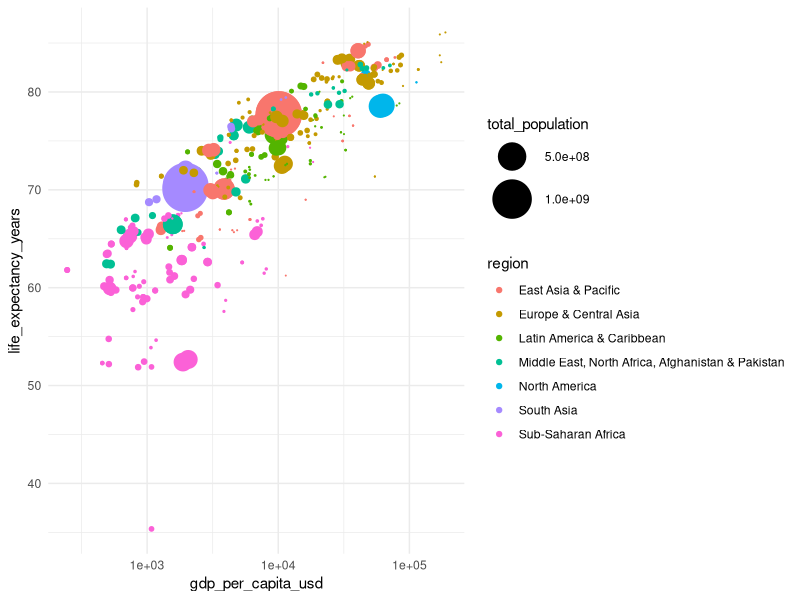
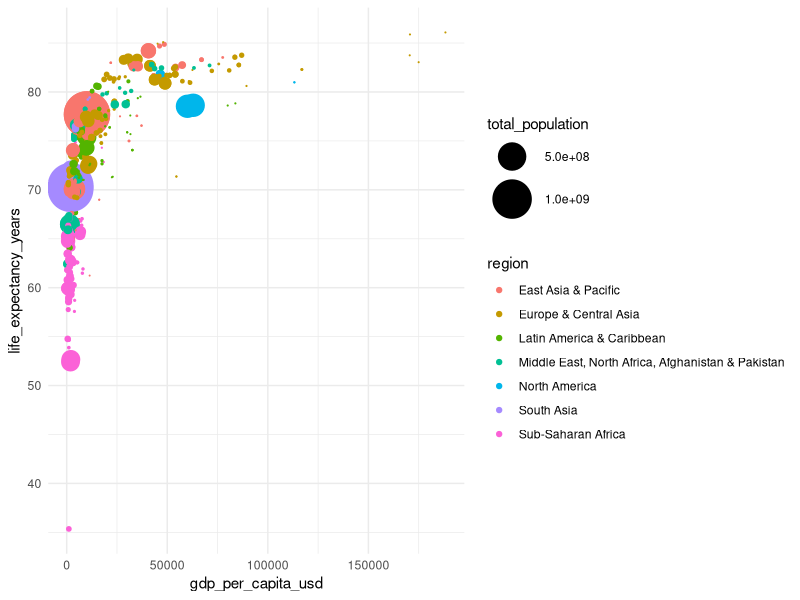
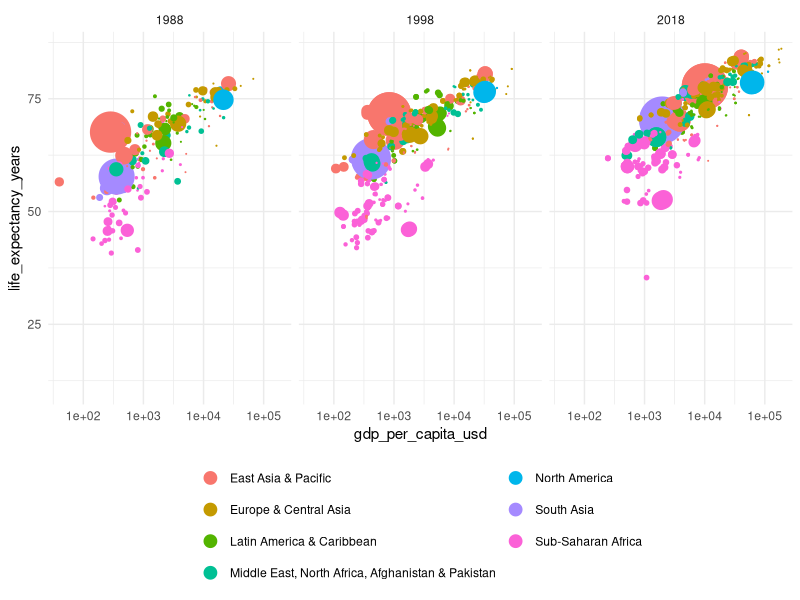

Generate these figures, in order, with R:
# Variable Names in country_panel_wdi_who.csv
#
# See Details on corresponding lecture slides
#
# country_name / country_code / year
# region (categorical)
# income_group (categorical)
# total_population — SP.POP.TOTL
# gdp_total_usd — NY.GDP.MKTP.CD
# gdp_per_capita_usd — NY.GDP.PCAP.CD
# life_expectancy_years — SP.DYN.LE00.IN
# secondary_enrollment_gross_pct — SE.SEC.ENRR
# unemployment_rate_pct — SL.UEM.TOTL.ZS
# inflation_cpi_pct — FP.CPI.TOTL.ZG
# fuel_exports_pct_merch_exports — TX.VAL.FUEL.ZS.UN
# fuel_imports_pct_merch_imports — TM.VAL.FUEL.ZS.UN
# voice_accountability_index — GOV_WGI_VA.EST
# obesity_prevalence_pct — NCD_BMI_30C (WHO GHO)
#
# See data compilation script in data/ with download using WDI and WHO APIs (wrapped in R packages)
# With research on WDI indicators, you can extend the dataset

# Package and Data
library(tidyverse)
df <- read_csv("data/country_panel_wdi_who.csv")

# Hans Rosling's Version (with different regions)
df |>
  filter(year == 2018) |>
  ggplot(aes(
    x = gdp_per_capita_usd,
    y = life_expectancy_years,
    size = total_population,
    color = region
  )) +
  geom_point() +
  scale_x_log10() +
  scale_size_area(max_size = 15) +
  theme_minimal()

# Paulsen's version
df |>
  filter(year == 2018) |>
  ggplot(aes(
    x = gdp_per_capita_usd,
    y = life_expectancy_years,
    size = total_population,
    color = region
  )) +
  geom_point() +
  scale_size_area(max_size = 15) +
  theme_minimal()

# Facetted years
df |>
  filter(year %in% c(1988, 1998, 2018)) |>
  ggplot(aes(
    x = gdp_per_capita_usd,
    y = life_expectancy_years,
    size = total_population,
    color = region
  )) +
  geom_point() +
  scale_x_log10() +
  scale_size_area(max_size = 15) +
  facet_wrap(~year) +
  theme_minimal() + 
  theme(legend.position = "bottom") +
  guides(
    size = "none",
    color = guide_legend(ncol = 2, override.aes = list(size = 4), title = NULL)
  )
